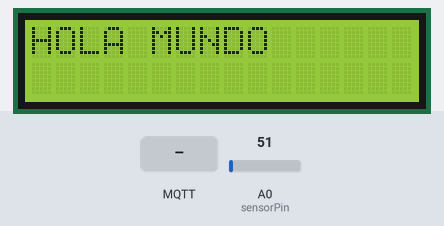
Simulated run of this sketch. Board: Arduino Uno, built for the host (arithmetic inside an expression is 32-bit, double 64-bit). Shown: 16×2 character LCD. Inputs (shaded band) come from the test bench; at power-on: A0 (sensorPin) = 51. WiFi joins after 1.5 s; servers stay silent unless stated; no MQTT or app messages arrive unless stated; what the sketch prints to the serial monitor is not drawn.

Above: at 0.1 s.
At 1.86 s:
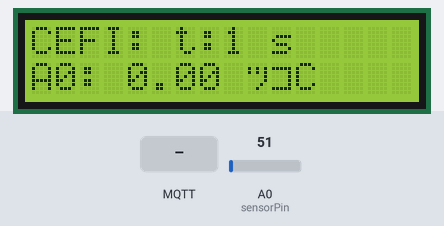
At 2.7 s:
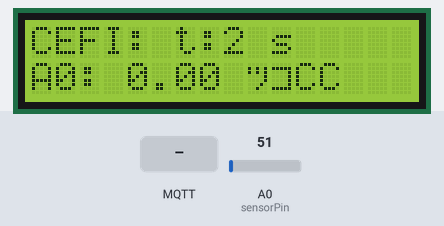
2.8 s: MQTT message "juanjo_rele" arrives on the first subscribed topic
4.5 s: MQTT message "1" arrives on the first subscribed topic
6.5 s: MQTT message "on" arrives on the first subscribed topic
Timing chart, 0 to 9.5 s (numbered marks = the images above; inputs shaded):
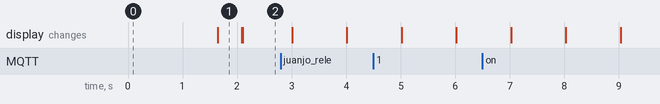

Measured:
- what the display in image 1 shows lasts 0.5 s, from 1.6 s to 2.1 s

The sketch:

Practica2.ino
```cpp
/*
 Basic MQTT example

 This sketch demonstrates the basic capabilities of the library.
 It connects to an MQTT server then:
  - publishes "hello world" to the topic "outTopic"
  - subscribes to the topic "inTopic", printing out any messages
    it receives. NB - it assumes the received payloads are strings not binary

 It will reconnect to the server if the connection is lost using a blocking
 reconnect function. See the 'mqtt_reconnect_nonblocking' example for how to
 achieve the same result without blocking the main loop.

*/

#include <SPI.h>
#include <Ethernet.h>
#include <PubSubClient.h>
#include <LiquidCrystal_I2C.h>

//Crear el objeto lcd  dirección  0x3F y 16 columnas x 2 filas
//LiquidCrystal_I2C lcd(0x3F,16,2);  //
LiquidCrystal_I2C lcd(0x27,16,2);  //

// Update these with values suitable for your network.
byte mac[] = { 0xDE, 0xAD, 0xBE, 0xEF, 0xFE, 0xED };
IPAddress ip(192,168,8,30);
IPAddress server(192,168,8,6);

//Sensor
const int sensorPin= A0;
char lm35dz;
long now;
long lastMsg =0;
int value = analogRead(sensorPin);
float millivolts = (value / 1023.0) * 5000;
float celsius = millivolts / 10;

void callback(char* topic, byte* payload, unsigned int length) {
  Serial.print("Message arrived [");
  Serial.print(topic);
  Serial.print("] ");
  for (int i=0;i<length;i++) {
    Serial.print((char)payload[i]);
  }
  if((String)topic=="juanjo_rele"){
    //if(payload[0]==1){
    //  digitalWrite(4, HIGH);
    //}else{
      digitalWrite(4, LOW);
    //}
  }
}

EthernetClient ethClient;
PubSubClient client(ethClient);

void reconnect() {
  // Loop until we're reconnected
  while (!client.connected()) {
    Serial.print("Attempting MQTT connection...");
    // Attempt to connect
    if (client.connect("arduinoClient")) {
      Serial.println("connected");
      // Once connected, publish an announcement...
      client.publish("juanjo_temp","Proba arduino esta publicant");
      // ... and resubscribe
      client.subscribe("juanjo_rele");
    } else {
      Serial.print("failed, rc=");
      Serial.print(client.state());
      Serial.println(" try again in 5 seconds");
      // Wait 5 seconds before retrying
      delay(5000);
    }
  }
}


void setup()
{
  Serial.begin(57600);

  // Inicializar el LCD
  lcd.init();

  //Encender la luz de fondo.
  lcd.backlight();

  // Escribimos el Mensaje en el LCD.
  lcd.print("HOLA MUNDO");

  client.setServer(server, 1883);
  client.setCallback(callback);

  Ethernet.begin(mac, ip);
  // Allow the hardware to sort itself out
  delay(1500);
}

void loop()
{
  int Value;         // variable que almacena el valor raw (0 a 1023)
  float milivolts, celsius;
  char charTemperature[] = "00.0";


  if (!client.connected()) {
    reconnect();
  }
  client.loop();

  now=millis();
  if ((now-lastMsg)>2000) {
    lastMsg = now;

    Value = analogRead(sensorPin);          // realizar la lectura
    milivolts = (Value / 1023.0) * 5000;
    celsius = milivolts / 10;
    //Serial.print(celsius);
    //Serial.println(" C");
    if (client.connect("arduinoClient")) {
      //Serial.println("connected");

      dtostrf(celsius, 4, 1, charTemperature);
      client.publish("juanjo_temp", charTemperature);
      //client.publish(String(RAIZ)+"/"+String(DISPOSITIVO)+"/", charTemperature);
    }
  }

  lcd.setCursor(0, 0);
  lcd.print("CEFI:");
  lcd.print(" t:");
  // Escribimos el número de segundos trascurridos
  lcd.print(millis()/1000);
  lcd.print(" s");
  // Ubicamos el cursor en la primera posición(columna:0) de la segunda línea(fila:1)
  lcd.setCursor(0, 1);
  lcd.print("A0: ");
  lcd.print(celsius);
  lcd.print(" ºC");

}
```
